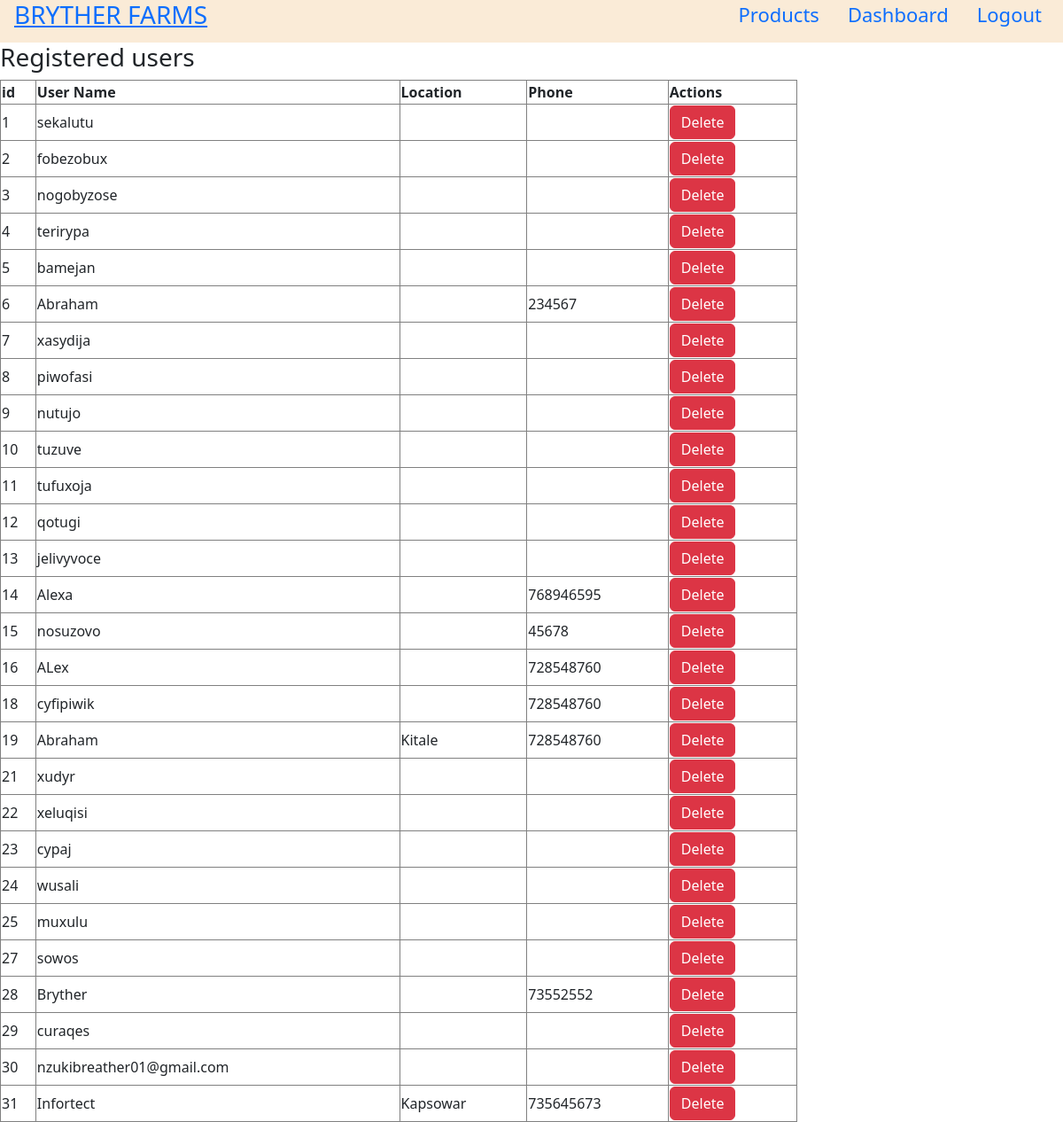
/users.php (signed in), run on the app's committed database.
### tables this page shows
CREATE TABLE `users` (
  `user_id` int NOT NULL,
  `username` varchar(255) NOT NULL,
  `email` varchar(255) NOT NULL,
  `password` varchar(255) NOT NULL,
  `role` int NOT NULL DEFAULT '0',
  `status` int NOT NULL DEFAULT '1',
  `phone` int DEFAULT NULL,
  `town` varchar(255) DEFAULT NULL,
  `profile_image` varchar(255) DEFAULT NULL,
  `otp` int DEFAULT NULL
);

### users.php (the view, shortened to what this page needs)
<?php
include 'connection.php';
?>
<?php include 'header.php'; ?>
<div class="users d-flex" id="users_details">
    <div class="items w-100  align-items-center justify-content-center">
        <h3>Registered users</h3>
    <table  class="table-bordered w-75 table-hover">
        <tr>
            <th>id</th>
            <th>User Name</th>
            <th>Location</th>
            <th>Phone</th>
            <th colspan="2">Actions</th>
        </tr>
        <?php
        $items="select * from users where status='1'";
        $items_run=mysqli_query($conn,$items);
        while($posts=mysqli_fetch_assoc($items_run)) {
            ?>
            <tr>
                <td><?php echo $posts['user_id']?></td>
                <td><?php echo $posts['username']?></td>
                <td><?php echo $posts['town']?></td>
                <td><?php echo $posts['phone']?></td>
                <td>
                    <form action="">
                        <button class="btn btn-danger">Delete</button>
                    </form>
                </td>
            </tr>
            <?php
        }
        ?>
    </table>
    </div>
</div>

### header.php (shortened to what this page needs)
<!doctype html>
<html lang="en">
<head>
    <link rel="stylesheet" href="https://cdnjs.cloudflare.com/ajax/libs/font-awesome/4.7.0/css/font-awesome.min.css">
    <link rel="stylesheet" href="css/style.css">
</head>
<body>
<div class="head">
    <h3><a href="index.php">BRYTHER FARMS</a></h3>
    <ul class="ul" id="links" class="links">
        <li><a href="products.php">Products</a></li>
        <?php
        if (isset($_SESSION['role'])) {
            $role=$_SESSION['role'];
            if($role==1){
                echo '<li><a href="admindashboard.php">Dashboard</a></li>';
                echo '<li><a href="logout.php">Logout</a></li>';
            }
            else{
                echo '<li><a href="dashboard.php">Dashboard</a></li>';
                echo '<li><a href="logout.php">Logout</a></li>';
            }
        }
        else{
            echo '<li><a href="signin.php">LOGIN</a></li>';
        }
        ?>
    </ul>
</div>
</body>
</html>

### header.php (style rules this page uses)
.head { padding-left: 1rem; background: antiquewhite; display: flex; justify-content: space-between; height: 3rem; }
.ul { display: flex; }
.ul li { list-style: none; margin-right: 1rem; font-size: 22px; }
.ul li a { padding: 0.5rem; text-decoration: none; }

### data on the page
users: user_id "1", username "sekalutu"
users: user_id "2", username "fobezobux"
users: user_id "3", username "nogobyzose"
users: user_id "4", username "terirypa"
users: user_id "5", username "bamejan"
users: user_id "6", username "Abraham", phone "234567"
users: user_id "7", username "xasydija"
users: user_id "8", username "piwofasi"
users: user_id "9", username "nutujo"
users: user_id "10", username "tuzuve"
users: user_id "11", username "tufuxoja"
users: user_id "12", username "qotugi"
users: user_id "13", username "jelivyvoce"
users: user_id "14", username "Alexa", phone "768946595"
users: user_id "15", username "nosuzovo", phone "45678"
users: user_id "16", username "ALex", phone "728548760"
users: user_id "18", username "cyfipiwik", phone "728548760"
users: user_id "19", username "Abraham", town "Kitale", phone "728548760"
users: user_id "21", username "xudyr"
users: user_id "22", username "xeluqisi"
users: user_id "23", username "cypaj"
users: user_id "24", username "wusali"
users: user_id "25", username "muxulu"
users: user_id "27", username "sowos"
users: user_id "28", username "Bryther", phone "73552552"
users: user_id "29", username "curaqes"
users: user_id "30", username "nzukibreather01@gmail.com"
users: user_id "31", username "Infortect", town "Kapsowar", phone "735645673"
